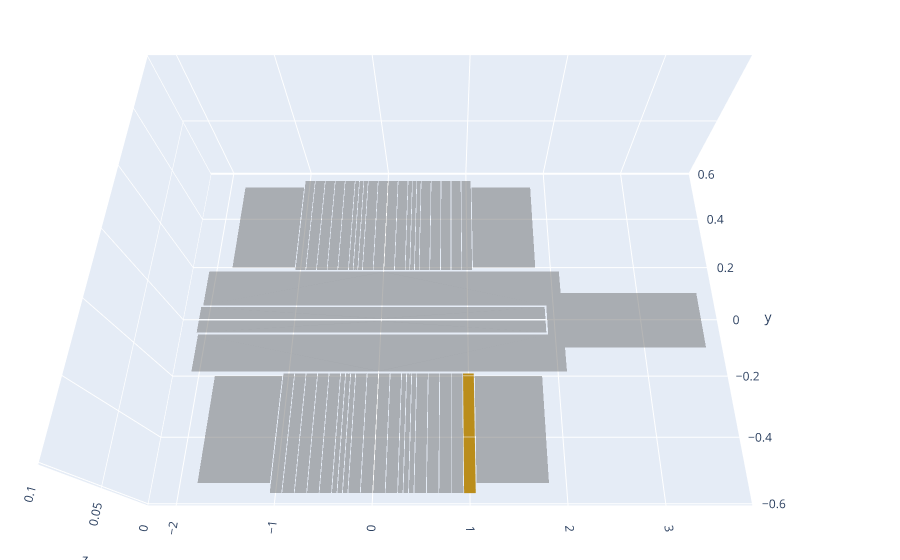

Notebook source saved alongside this figure:
### Code cell
def extract_connected_parts(mesh, indices):
    """
    Extracts connected parts of a trimesh object and returns them as a new trimesh object.

    :param mesh: A trimesh.Trimesh object representing the original mesh.
    :param indices: A list of indices for the connected parts to be included in the new mesh.
    :return: A new trimesh.Trimesh object that is a submesh of the connected parts.
    """
    # Split the mesh into disconnected components
    connected_components = mesh.split(only_watertight=False)

    # Verify indices are within the valid range
    if not all(0 <= idx < len(connected_components) for idx in indices):
        raise ValueError("One or more selected indices are out of range.")
    
    # Select the desired components
    selected_components = trimesh.util.concatenate(
        [connected_components[i] for i in indices]
    )

    return selected_components


new_mesh=extract_connected_parts(mesh, indices)

new_mesh.vertices/=1000
# change unit from [um] to [mm]

new_mesh.export("models/bowtie.stl")

new_mesh=trimesh.load_mesh("models/bowtie.stl")

display.part(new_mesh)

### Figure 1 — Plotly figure (JSON) as saved in the notebook; plotly's stock layout.template omitted (floating-point values rounded to 4 significant figures)
{"data": [{"color": "goldenrod", "flatshading": true, "hoverinfo": "name", "i": [0, 2], "j": [1, 3], "k": [2, 0], "name": "0", "opacity": 1, "showscale": false, "type": "mesh3d", "x": [0.94, 0.94, 1.06, 1.06], "y": [-0.191, -0.569, -0.569, -0.191], "z": [0, 0, 0, 0]}, {"color": "grey", "flatshading": true, "hoverinfo": "name", "i": [0, 2], "j": [1, 3], "k": [2, 0], "name": "1", "opacity": 0.5, "showscale": false, "type": "mesh3d", "x": [0.812, 0.812, 0.932, 0.932], "y": [-0.191, -0.569, -0.569, -0.191], "z": [0, 0, 0, 0]}, {"color": "grey", "flatshading": true, "hoverinfo": "name", "i": [0, 2], "j": [1, 3], "k": [2, 0], "name": "2", "opacity": 0.5, "showscale": false, "type": "mesh3d", "x": [0.804, 0.804, 0.684, 0.684], "y": [-0.569, -0.191, -0.191, -0.569], "z": [0, 0, 0, 0]}, {"color": "grey", "flatshading": true, "hoverinfo": "name", "i": [0, 2], "j": [1, 3], "k": [2, 0], "name": "3", "opacity": 0.5, "showscale": false, "type": "mesh3d", "x": [0.676, 0.676, 0.556, 0.556], "y": [-0.569, -0.191, -0.191, -0.569], "z": [0, 0, 0, 0]}, {"color": "grey", "flatshading": true, "hoverinfo": "name", "i": [2, 0], "j": [3, 1], "k": [0, 2], "name": "4", "opacity": 0.5, "showscale": false, "type": "mesh3d", "x": [0.428, 0.428, 0.548, 0.548], "y": [-0.191, -0.569, -0.569, -0.191], "z": [0, 0, 0, 0]}, {"color": "grey", "flatshading": true, "hoverinfo": "name", "i": [0, 2], "j": [1, 3], "k": [2, 0], "name": "5", "opacity": 0.5, "showscale": false, "type": "mesh3d", "x": [0.372, 0.372, 0.42, 0.42], "y": [-0.191, -0.569, -0.569, -0.191], "z": [0, 0, 0, 0]}, {"color": "grey", "flatshading": true, "hoverinfo": "name", "i": [0, 2], "j": [1, 3], "k": [2, 0], "name": "6", "opacity": 0.5, "showscale": false, "type": "mesh3d", "x": [0.26, 0.26, 0.308, 0.308], "y": [-0.191, -0.569, -0.569, -0.191], "z": [0, 0, 0, 0]}, {"color": "grey", "flatshading": true, "hoverinfo": "name", "i": [0, 2], "j": [1, 3], "k": [2, 0], "name": "7", "opacity": 0.5, "showscale": false, "type": "mesh3d", "x": [0.132, 0.132, 0.252, 0.252], "y": [-0.191, -0.569, -0.569, -0.191], "z": [0, 0, 0, 0]}, {"color": "grey", "flatshading": true, "hoverinfo": "name", "i": [2, 0], "j": [3, 1], "k": [0, 2], "name": "8", "opacity": 0.5, "showscale": false, "type": "mesh3d", "x": [0.124, 0.124, 0.00401, 0.00401], "y": [-0.569, -0.191, -0.191, -0.569], "z": [0, 0, 0, 0]}, {"color": "grey", "flatshading": true, "hoverinfo": "name", "i": [0, 2], "j": [1, 3], "k": [2, 0], "name": "9", "opacity": 0.5, "showscale": false, "type": "mesh3d", "x": [-0.124, -0.124, -0.00401, -0.00401], "y": [-0.191, -0.569, -0.569, -0.191], "z": [0, 0, 0, 0]}, {"color": "grey", "flatshading": true, "hoverinfo": "name", "i": [0, 2], "j": [1, 3], "k": [2, 0], "name": "10", "opacity": 0.5, "showscale": false, "type": "mesh3d", "x": [-0.252, -0.252, -0.132, -0.132], "y": [-0.191, -0.569, -0.569, -0.191], "z": [0, 0, 0, 0]}, {"color": "grey", "flatshading": true, "hoverinfo": "name", "i": [0, 2], "j": [1, 3], "k": [2, 0], "name": "11", "opacity": 0.5, "showscale": false, "type": "mesh3d", "x": [-0.308, -0.308, -0.26, -0.26], "y": [-0.191, -0.569, -0.569, -0.191], "z": [0, 0, 0, 0]}, {"color": "grey", "flatshading": true, "hoverinfo": "name", "i": [0, 2], "j": [1, 3], "k": [2, 0], "name": "12", "opacity": 0.5, "showscale": false, "type": "mesh3d", "x": [-0.372, -0.372, -0.42, -0.42], "y": [-0.569, -0.191, -0.191, -0.569], "z": [0, 0, 0, 0]}, {"color": "grey", "flatshading": true, "hoverinfo": "name", "i": [0, 2], "j": [1, 3], "k": [2, 0], "name": "13", "opacity": 0.5, "showscale": false, "type": "mesh3d", "x": [-0.428, -0.428, -0.548, -0.548], "y": [-0.569, -0.191, -0.191, -0.569], "z": [0, 0, 0, 0]}, {"color": "grey", "flatshading": true, "hoverinfo": "name", "i": [0, 2], "j": [1, 3], "k": [2, 0], "name": "14", "opacity": 0.5, "showscale": false, "type": "mesh3d", "x": [-0.676, -0.676, -0.556, -0.556], "y": [-0.191, -0.569, -0.569, -0.191], "z": [0, 0, 0, 0]}, {"color": "grey", "flatshading": true, "hoverinfo": "name", "i": [0, 2], "j": [1, 3], "k": [2, 0], "name": "15", "opacity": 0.5, "showscale": false, "type": "mesh3d", "x": [-0.804, -0.804, -0.684, -0.684], "y": [-0.191, -0.569, -0.569, -0.191], "z": [0, 0, 0, 0]}, {"color": "grey", "flatshading": true, "hoverinfo": "name", "i": [2, 0], "j": [3, 1], "k": [0, 2], "name": "16", "opacity": 0.5, "showscale": false, "type": "mesh3d", "x": [-0.932, -0.932, -0.812, -0.812], "y": [-0.191, -0.569, -0.569, -0.191], "z": [0, 0, 0, 0]}, {"color": "grey", "flatshading": true, "hoverinfo": "name", "i": [0, 2], "j": [1, 3], "k": [2, 0], "name": "17", "opacity": 0.5, "showscale": false, "type": "mesh3d", "x": [-1.06, -1.06, -0.94, -0.94], "y": [-0.191, -0.569, -0.569, -0.191], "z": [0, 0, 0, 0]}, {"color": "grey", "flatshading": true, "hoverinfo": "name", "i": [0, 2], "j": [1, 3], "k": [2, 0], "name": "18", "opacity": 0.5, "showscale": false, "type": "mesh3d", "x": [1.06, 1.06, 0.94, 0.94], "y": [0.191, 0.569, 0.569, 0.191], "z": [0, 0, 0, 0]}, {"color": "grey", "flatshading": true, "hoverinfo": "name", "i": [0, 2], "j": [1, 3], "k": [2, 0], "name": "19", "opacity": 0.5, "showscale": false, "type": "mesh3d", "x": [0.812, 0.812, 0.932, 0.932], "y": [0.569, 0.191, 0.191, 0.569], "z": [0, 0, 0, 0]}, {"color": "grey", "flatshading": true, "hoverinfo": "name", "i": [0, 2], "j": [1, 3], "k": [2, 0], "name": "20", "opacity": 0.5, "showscale": false, "type": "mesh3d", "x": [0.684, 0.684, 0.804, 0.804], "y": [0.569, 0.191, 0.191, 0.569], "z": [0, 0, 0, 0]}, {"color": "grey", "flatshading": true, "hoverinfo": "name", "i": [0, 2], "j": [1, 3], "k": [2, 0], "name": "21", "opacity": 0.5, "showscale": false, "type": "mesh3d", "x": [0.556, 0.556, 0.676, 0.676], "y": [0.569, 0.191, 0.191, 0.569], "z": [0, 0, 0, 0]}, {"color": "grey", "flatshading": true, "hoverinfo": "name", "i": [0, 2], "j": [1, 3], "k": [2, 0], "name": "22", "opacity": 0.5, "showscale": false, "type": "mesh3d", "x": [0.548, 0.548, 0.428, 0.428], "y": [0.191, 0.569, 0.569, 0.191], "z": [0, 0, 0, 0]}, {"color": "grey", "flatshading": true, "hoverinfo": "name", "i": [0, 2], "j": [1, 3], "k": [2, 0], "name": "23", "opacity": 0.5, "showscale": false, "type": "mesh3d", "x": [0.372, 0.372, 0.42, 0.42], "y": [0.569, 0.191, 0.191, 0.569], "z": [0, 0, 0, 0]}, {"color": "grey", "flatshading": true, "hoverinfo": "name", "i": [2, 0], "j": [3, 1], "k": [0, 2], "name": "24", "opacity": 0.5, "showscale": false, "type": "mesh3d", "x": [0.26, 0.26, 0.308, 0.308], "y": [0.569, 0.191, 0.191, 0.569], "z": [0, 0, 0, 0]}, {"color": "grey", "flatshading": true, "hoverinfo": "name", "i": [0, 2], "j": [1, 3], "k": [2, 0], "name": "25", "opacity": 0.5, "showscale": false, "type": "mesh3d", "x": [0.132, 0.132, 0.252, 0.252], "y": [0.569, 0.191, 0.191, 0.569], "z": [0, 0, 0, 0]}, {"color": "grey", "flatshading": true, "hoverinfo": "name", "i": [0, 2], "j": [1, 3], "k": [2, 0], "name": "26", "opacity": 0.5, "showscale": false, "type": "mesh3d", "x": [0.00401, 0.00401, 0.124, 0.124], "y": [0.569, 0.191, 0.191, 0.569], "z": [0, 0, 0, 0]}, {"color": "grey", "flatshading": true, "hoverinfo": "name", "i": [0, 2], "j": [1, 3], "k": [2, 0], "name": "27", "opacity": 0.5, "showscale": false, "type": "mesh3d", "x": [-0.124, -0.124, -0.00401, -0.00401], "y": [0.569, 0.191, 0.191, 0.569], "z": [0, 0, 0, 0]}, {"color": "grey", "flatshading": true, "hoverinfo": "name", "i": [0, 2], "j": [1, 3], "k": [2, 0], "name": "28", "opacity": 0.5, "showscale": false, "type": "mesh3d", "x": [-0.252, -0.252, -0.132, -0.132], "y": [0.569, 0.191, 0.191, 0.569], "z": [0, 0, 0, 0]}, {"color": "grey", "flatshading": true, "hoverinfo": "name", "i": [0, 2], "j": [1, 3], "k": [2, 0], "name": "29", "opacity": 0.5, "showscale": false, "type": "mesh3d", "x": [-0.308, -0.308, -0.26, -0.26], "y": [0.569, 0.191, 0.191, 0.569], "z": [0, 0, 0, 0]}, {"color": "grey", "flatshading": true, "hoverinfo": "name", "i": [0, 2], "j": [1, 3], "k": [2, 0], "name": "30", "opacity": 0.5, "showscale": false, "type": "mesh3d", "x": [-0.42, -0.42, -0.372, -0.372], "y": [0.569, 0.191, 0.191, 0.569], "z": [0, 0, 0, 0]}, {"color": "grey", "flatshading": true, "hoverinfo": "name", "i": [2, 0], "j": [3, 1], "k": [0, 2], "name": "31", "opacity": 0.5, "showscale": false, "type": "mesh3d", "x": [-0.428, -0.428, -0.548, -0.548], "y": [0.191, 0.569, 0.569, 0.191], "z": [0, 0, 0, 0]}, {"color": "grey", "flatshading": true, "hoverinfo": "name", "i": [2, 0], "j": [3, 1], "k": [0, 2], "name": "32", "opacity": 0.5, "showscale": false, "type": "mesh3d", "x": [-0.676, -0.676, -0.556, -0.556], "y": [0.569, 0.191, 0.191, 0.569], "z": [0, 0, 0, 0]}, {"color": "grey", "flatshading": true, "hoverinfo": "name", "i": [0, 2], "j": [1, 3], "k": [2, 0], "name": "33", "opacity": 0.5, "showscale": false, "type": "mesh3d", "x": [-0.804, -0.804, -0.684, -0.684], "y": [0.569, 0.191, 0.191, 0.569], "z": [0, 0, 0, 0]}, {"color": "grey", "flatshading": true, "hoverinfo": "name", "i": [0, 2], "j": [1, 3], "k": [2, 0], "name": "34", "opacity": 0.5, "showscale": false, "type": "mesh3d", "x": [-0.932, -0.932, -0.812, -0.812], "y": [0.569, 0.191, 0.191, 0.569], "z": [0, 0, 0, 0]}, {"color": "grey", "flatshading": true, "hoverinfo": "name", "i": [0, 2], "j": [1, 3], "k": [2, 0], "name": "35", "opacity": 0.5, "showscale": false, "type": "mesh3d", "x": [-0.94, -0.94, -1.06, -1.06], "y": [0.191, 0.569, 0.569, 0.191], "z": [0, 0, 0, 0]}, {"color": "grey", "flatshading": true, "hoverinfo": "name", "i": [7, 5, 2, 1, 0, 3], "j": [6, 2, 5, 0, 1, 4], "k": [5, 1, 6, 3, 2, 1], "name": "36", "opacity": 0.5, "showscale": false, "type": "mesh3d", "x": [0.364, 0.3405, 0.316, 0.364, 0.3426, 0.3395, 0.316, 0.3374], "y": [-0.569, -0.1954, -0.569, -0.191, -0.191, -0.1954, -0.191, -0.191], "z": [0, 0, 0, 0, 0, 0, 0, 0]}, {"color": "grey", "flatshading": true, "hoverinfo": "name", "i": [0, 3, 2, 5, 4, 7], "j": [1, 2, 3, 4, 5, 6], "k": [2, 4, 0, 6, 3, 4], "name": "37", "opacity": 0.5, "showscale": false, "type": "mesh3d", "x": [-0.316, -0.3374, -0.3395, -0.316, -0.3405, -0.364, -0.364, -0.3426], "y": [-0.191, -0.191, -0.1954, -0.569, -0.1954, -0.569, -0.191, -0.191], "z": [0, 0, 0, 0, 0, 0, 0, 0]}, {"color": "grey", "flatshading": true, "hoverinfo": "name", "i": [4, 7, 5, 0, 3, 2], "j": [7, 4, 6, 1, 2, 3], "k": [3, 6, 4, 2, 4, 0], "name": "38", "opacity": 0.5, "showscale": false, "type": "mesh3d", "x": [0.316, 0.3374, 0.3395, 0.316, 0.3405, 0.3426, 0.364, 0.364], "y": [0.191, 0.191, 0.1954, 0.569, 0.1954, 0.191, 0.191, 0.569], "z": [0, 0, 0, 0, 0, 0, 0, 0]}, {"color": "grey", "flatshading": true, "hoverinfo": "name", "i": [0, 3, 2, 5, 7, 4], "j": [1, 2, 3, 6, 4, 7], "k": [2, 4, 0, 7, 2, 6], "name": "39", "opacity": 0.5, "showscale": false, "type": "mesh3d", "x": [-0.364, -0.3426, -0.3405, -0.364, -0.316, -0.3374, -0.316, -0.3395], "y": [0.191, 0.191, 0.1954, 0.569, 0.569, 0.191, 0.191, 0.1954], "z": [0, 0, 0, 0, 0, 0, 0, 0]}, {"color": "grey", "flatshading": true, "hoverinfo": "name", "i": [11, 15, 1, 14, 14, 11, 12, 0, 3, 4, 9, 8, 5, 5, 0, 0], "j": [7, 17, 0, 0, 15, 12, 11, 2, 4, 3, 7, 7, 7, 6, 1, 3], "k": [8, 16, 14, 15, 16, 13, 8, 3, 5, 10, 6, 9, 3, 7, 2, 7], "name": "40", "opacity": 0.5, "showscale": false, "type": "mesh3d", "x": [1.92, 0.002007, 2.1, 2.1, 3.7, 2.1, 2.1, 1.92, 0, 0.002007, 3.7, -2.09, -0.002007, -2.09, 0, -2.09, -0.002007, -2.09], "y": [-0.05401, -0.184, -0.184, -0.09999, 0.09999, 0.09999, 0.184, 0.05401, 0.182, 0.184, -0.09999, 0.05401, 0.184, 0.184, -0.182, -0.05401, -0.184, -0.184], "z": [0, 0, 0, 0, 0, 0, 0, 0, 0, 0, 0, 0, 0, 0, 0, 0, 0, 0]}, {"color": "grey", "flatshading": true, "hoverinfo": "name", "i": [0, 2, 5, 4, 3], "j": [1, 3, 4, 5, 2], "k": [2, 4, 3, 6, 1], "name": "41", "opacity": 0.5, "showscale": false, "type": "mesh3d", "x": [1.9, 0.003006, 1.9, 0, -2.11, -0.003006, -2.11], "y": [-0.00351, -0.003518, -0.04699, -0.006015, -0.04699, -0.003518, -0.00351], "z": [0, 0, 0, 0, 0, 0, 0]}, {"color": "grey", "flatshading": true, "hoverinfo": "name", "i": [6, 3, 0, 2, 4], "j": [3, 6, 1, 1, 5], "k": [4, 2, 2, 3, 6], "name": "42", "opacity": 0.5, "showscale": false, "type": "mesh3d", "x": [-2.11, -0.003006, -2.11, 0, 0.003006, 1.9, 1.9], "y": [0.00351, 0.003518, 0.04699, 0.006015, 0.003518, 0.00351, 0.04699], "z": [0, 0, 0, 0, 0, 0, 0]}, {"color": "grey", "flatshading": true, "hoverinfo": "name", "i": [0, 2], "j": [1, 3], "k": [2, 0], "name": "43", "opacity": 0.5, "showscale": false, "type": "mesh3d", "x": [-1.07, -1.07, -1.82, -1.82], "y": [0.2, 0.54, 0.54, 0.2], "z": [0, 0, 0, 0]}, {"color": "grey", "flatshading": true, "hoverinfo": "name", "i": [0, 2], "j": [1, 3], "k": [2, 0], "name": "44", "opacity": 0.5, "showscale": false, "type": "mesh3d", "x": [1.07, 1.07, 1.82, 1.82], "y": [0.54, 0.2, 0.2, 0.54], "z": [0, 0, 0, 0]}, {"color": "grey", "flatshading": true, "hoverinfo": "name", "i": [0, 2], "j": [1, 3], "k": [2, 0], "name": "45", "opacity": 0.5, "showscale": false, "type": "mesh3d", "x": [-1.07, -1.07, -1.82, -1.82], "y": [-0.54, -0.2, -0.2, -0.54], "z": [0, 0, 0, 0]}, {"color": "grey", "flatshading": true, "hoverinfo": "name", "i": [0, 2], "j": [1, 3], "k": [2, 0], "name": "46", "opacity": 0.5, "showscale": false, "type": "mesh3d", "x": [1.07, 1.07, 1.82, 1.82], "y": [-0.2, -0.54, -0.54, -0.2], "z": [0, 0, 0, 0]}], "layout": {"autosize": false, "margin": {"b": 0, "l": 0, "r": 0, "t": 0}, "scene": {"aspectratio": {"x": 3, "y": 2, "z": 1}, "camera": {"eye": {"x": 0, "y": -1.5, "z": 3}}, "zaxis": {"range": [0, 0.1]}}}}
